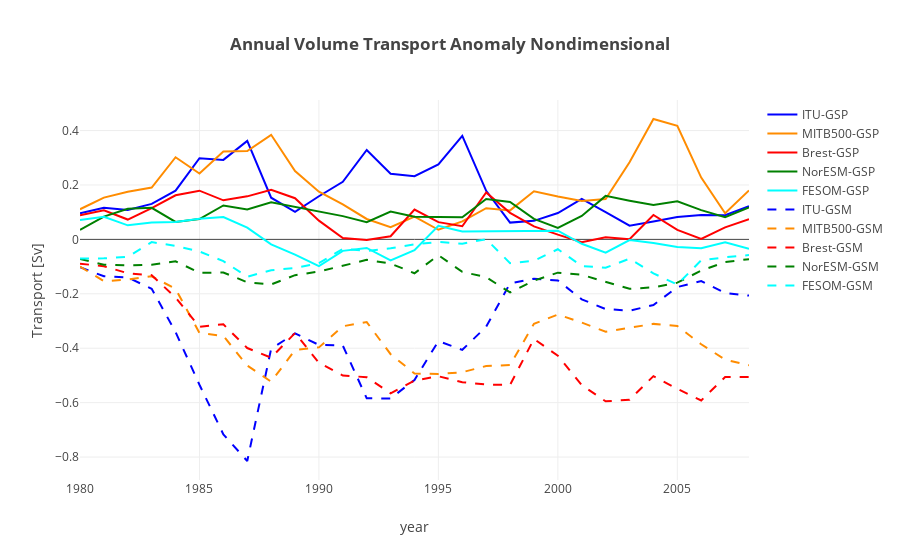

The notebook cell saved with this chart:
### Code cell
""" Plot annual mean of volume fluxes anomaly"""
modelnames = ['ITU' , 'MITB500', 'Brest', 'NorESM', 'FESOM']
colors = ['blue', 'darkorange', 'red', 'green', 'cyan']
# names of the control, gsp and gsn variables [total]
ctln = ['ctlbarents_volumetotal', 'barvt_c[0]', 'BSOrefvolume', 'vt_NorESM_BSO_ctrl', 'ctlvoltransp_BSO']
gspn = ['gspbarents_volumetotal', 'barvt_gsp[0]', 'BSOgspvolume', 'vt_NorESM_BSO_gsp', 'gspvoltransp_BSO']
gsnn = ['gsnbarents_volumetotal', 'barvt_gsm[0]', 'BSOgsnvolume', 'vt_NorESM_BSO_gsn', 'gsnvoltransp_BSO']

coeffs = [1, 1e-6, 1, 1, 1]

layout = go.Layout(
    title='<b>Annual Volume Transport Anomaly Nondimensional</b>',
    yaxis=dict(
        title='Transport [Sv]',
        #range=[-14, 14]
    ),
    xaxis=dict(
        title='year'
    )
)    


def update_plot(models):
    
    datap = []
    datan = []
    for ind,mdl in enumerate(models):
        dnm = 'ds'+np.str(ind)+'.'+ctln[ind]+'.groupby(\'time.year\').mean().year'
        time = np.copy(eval(dnm))
        dnm = 'ds'+np.str(ind)+'.'+ctln[ind]+'.groupby(\'time.year\').mean()'
        dnm2 = 'ds'+np.str(ind)+'.'+gspn[ind]+'.groupby(\'time.year\').mean()'
        dnm3 = 'ds'+np.str(ind)+'.'+gsnn[ind]+'.groupby(\'time.year\').mean()'
        val1 = (np.copy(eval(dnm2)-eval(dnm))*coeffs[ind])/(np.copy(eval(dnm))*coeffs[ind])
        val2 = (np.copy(eval(dnm3)-eval(dnm))*coeffs[ind])/(np.copy(eval(dnm))*coeffs[ind])
        trace1 = go.Scatter(            
            x = time,
            y = val1,
            mode = 'lines',
            name = mdl+'-GSP',
            line = dict(
                width = 2,
                color = colors[ind],
                shape = 'smooth'
            )
        )
        datap.append(trace1)
        trace2 = go.Scatter(            
            x = time,
            y = val2,
            mode = 'lines',
            name = mdl+'-GSM',
            line = dict(
                width = 2,
                color = colors[ind],
                dash = 'dash',
                shape = 'smooth'
            )
        )
        datan.append(trace2)


   
    data = datap + datan
    
    fig = go.Figure(data=data, layout=layout)
    py.offline.iplot(fig)
    
    
update_plot(modelnames)
#models = widgets.SelectMultiple(options=list(modelnames), value=modelnames, description='Models')    
#widgets.interactive(update_plot,models=models)

### Figure 1 — Plotly figure (JSON) as saved in the notebook; plotly's stock layout.template omitted (floating-point values rounded to 4 significant figures)
{"data": [{"line": {"color": "blue", "shape": "smooth", "width": 2}, "mode": "lines", "name": "ITU-GSP", "type": "scatter", "x": [1980, 1981, 1982, 1983, 1984, 1985, 1986, 1987, 1988, 1989, 1990, 1991, 1992, 1993, 1994, 1995, 1996, 1997, 1998, 1999, 2000, 2001, 2002, 2003, 2004, 2005, 2006, 2007, 2008], "y": [0.09577, 0.1164, 0.108, 0.1305, 0.1791, 0.2985, 0.2922, 0.3618, 0.1532, 0.1015, 0.1586, 0.2118, 0.3285, 0.2414, 0.2322, 0.2758, 0.3801, 0.1784, 0.0617, 0.06807, 0.09705, 0.1489, 0.09995, 0.05021, 0.06579, 0.08196, 0.08944, 0.08917, 0.1216]}, {"line": {"color": "darkorange", "shape": "smooth", "width": 2}, "mode": "lines", "name": "MITB500-GSP", "type": "scatter", "x": [1980, 1981, 1982, 1983, 1984, 1985, 1986, 1987, 1988, 1989, 1990, 1991, 1992, 1993, 1994, 1995, 1996, 1997, 1998, 1999, 2000, 2001, 2002, 2003, 2004, 2005, 2006, 2007, 2008], "y": [0.1108, 0.1535, 0.1752, 0.1906, 0.3019, 0.2421, 0.3231, 0.3245, 0.3844, 0.2515, 0.1755, 0.1285, 0.07508, 0.0448, 0.0836, 0.03541, 0.06593, 0.1146, 0.1066, 0.1768, 0.158, 0.1412, 0.1483, 0.2838, 0.4425, 0.4176, 0.2272, 0.09606, 0.1797]}, {"line": {"color": "red", "shape": "smooth", "width": 2}, "mode": "lines", "name": "Brest-GSP", "type": "scatter", "x": [1980, 1981, 1982, 1983, 1984, 1985, 1986, 1987, 1988, 1989, 1990, 1991, 1992, 1993, 1994, 1995, 1996, 1997, 1998, 1999, 2000, 2001, 2002, 2003, 2004, 2005, 2006, 2007, 2008], "y": [0.08846, 0.107, 0.07298, 0.1148, 0.1622, 0.1791, 0.1436, 0.1582, 0.1826, 0.1514, 0.06878, 0.004827, -0.00248, 0.0117, 0.1097, 0.06346, 0.0482, 0.1727, 0.09768, 0.04769, 0.01739, -0.01069, 0.007678, 0.0004426, 0.08974, 0.03468, 0.001474, 0.04439, 0.07378]}, {"line": {"color": "green", "shape": "smooth", "width": 2}, "mode": "lines", "name": "NorESM-GSP", "type": "scatter", "x": [1980, 1981, 1982, 1983, 1984, 1985, 1986, 1987, 1988, 1989, 1990, 1991, 1992, 1993, 1994, 1995, 1996, 1997, 1998, 1999, 2000, 2001, 2002, 2003, 2004, 2005, 2006, 2007, 2008], "y": [0.03485, 0.08381, 0.1125, 0.1161, 0.06407, 0.07453, 0.1246, 0.1098, 0.1361, 0.1185, 0.1029, 0.08548, 0.06333, 0.1024, 0.08317, 0.08248, 0.081, 0.1485, 0.1372, 0.07554, 0.04212, 0.086, 0.16, 0.1424, 0.1264, 0.1403, 0.1076, 0.08186, 0.1177]}, {"line": {"color": "cyan", "shape": "smooth", "width": 2}, "mode": "lines", "name": "FESOM-GSP", "type": "scatter", "x": [1980, 1981, 1982, 1983, 1984, 1985, 1986, 1987, 1988, 1989, 1990, 1991, 1992, 1993, 1994, 1995, 1996, 1997, 1998, 1999, 2000, 2001, 2002, 2003, 2004, 2005, 2006, 2007, 2008], "y": [0.07159, 0.08325, 0.05166, 0.06235, 0.06421, 0.07623, 0.08203, 0.04296, -0.01851, -0.05623, -0.09803, -0.04219, -0.0313, -0.07747, -0.03992, 0.0502, 0.02928, 0.02997, 0.03182, 0.03324, 0.03222, -0.01612, -0.04861, -0.002424, -0.01353, -0.02786, -0.03278, -0.01027, -0.03429]}, {"line": {"color": "blue", "dash": "dash", "shape": "smooth", "width": 2}, "mode": "lines", "name": "ITU-GSM", "type": "scatter", "x": [1980, 1981, 1982, 1983, 1984, 1985, 1986, 1987, 1988, 1989, 1990, 1991, 1992, 1993, 1994, 1995, 1996, 1997, 1998, 1999, 2000, 2001, 2002, 2003, 2004, 2005, 2006, 2007, 2008], "y": [-0.1023, -0.1356, -0.14, -0.1815, -0.3406, -0.5342, -0.7166, -0.8145, -0.4022, -0.3456, -0.3878, -0.3904, -0.5842, -0.5845, -0.5167, -0.374, -0.4059, -0.3208, -0.1613, -0.1448, -0.1509, -0.2202, -0.256, -0.2622, -0.2412, -0.1752, -0.1529, -0.1967, -0.2066]}, {"line": {"color": "darkorange", "dash": "dash", "shape": "smooth", "width": 2}, "mode": "lines", "name": "MITB500-GSM", "type": "scatter", "x": [1980, 1981, 1982, 1983, 1984, 1985, 1986, 1987, 1988, 1989, 1990, 1991, 1992, 1993, 1994, 1995, 1996, 1997, 1998, 1999, 2000, 2001, 2002, 2003, 2004, 2005, 2006, 2007, 2008], "y": [-0.09975, -0.1537, -0.1474, -0.1356, -0.1818, -0.3439, -0.3548, -0.4637, -0.5229, -0.4067, -0.397, -0.3193, -0.3038, -0.422, -0.4928, -0.495, -0.4882, -0.4654, -0.4618, -0.3101, -0.2761, -0.3059, -0.3393, -0.3263, -0.3105, -0.3183, -0.3855, -0.4418, -0.4625]}, {"line": {"color": "red", "dash": "dash", "shape": "smooth", "width": 2}, "mode": "lines", "name": "Brest-GSM", "type": "scatter", "x": [1980, 1981, 1982, 1983, 1984, 1985, 1986, 1987, 1988, 1989, 1990, 1991, 1992, 1993, 1994, 1995, 1996, 1997, 1998, 1999, 2000, 2001, 2002, 2003, 2004, 2005, 2006, 2007, 2008], "y": [-0.08909, -0.09889, -0.1244, -0.1315, -0.2137, -0.3211, -0.3121, -0.3994, -0.4347, -0.3443, -0.4534, -0.5005, -0.5064, -0.5658, -0.5186, -0.5031, -0.5249, -0.5336, -0.5349, -0.3658, -0.4276, -0.5357, -0.5953, -0.5896, -0.5026, -0.5494, -0.5919, -0.5061, -0.5062]}, {"line": {"color": "green", "dash": "dash", "shape": "smooth", "width": 2}, "mode": "lines", "name": "NorESM-GSM", "type": "scatter", "x": [1980, 1981, 1982, 1983, 1984, 1985, 1986, 1987, 1988, 1989, 1990, 1991, 1992, 1993, 1994, 1995, 1996, 1997, 1998, 1999, 2000, 2001, 2002, 2003, 2004, 2005, 2006, 2007, 2008], "y": [-0.07154, -0.09319, -0.09579, -0.09276, -0.08048, -0.1228, -0.1216, -0.1577, -0.1656, -0.1315, -0.1182, -0.09749, -0.07535, -0.08872, -0.1244, -0.05815, -0.1194, -0.1389, -0.1951, -0.1518, -0.1223, -0.1302, -0.1546, -0.1815, -0.1762, -0.1589, -0.1148, -0.08329, -0.0727]}, {"line": {"color": "cyan", "dash": "dash", "shape": "smooth", "width": 2}, "mode": "lines", "name": "FESOM-GSM", "type": "scatter", "x": [1980, 1981, 1982, 1983, 1984, 1985, 1986, 1987, 1988, 1989, 1990, 1991, 1992, 1993, 1994, 1995, 1996, 1997, 1998, 1999, 2000, 2001, 2002, 2003, 2004, 2005, 2006, 2007, 2008], "y": [-0.07042, -0.06963, -0.06374, -0.009944, -0.02365, -0.04458, -0.07976, -0.1373, -0.1132, -0.1052, -0.08701, -0.03508, -0.0423, -0.03246, -0.0184, -0.009524, -0.01576, 0.0006831, -0.08726, -0.07832, -0.03631, -0.09777, -0.1043, -0.07097, -0.1249, -0.1658, -0.07666, -0.06581, -0.0578]}], "layout": {"title": "<b>Annual Volume Transport Anomaly Nondimensional</b>", "xaxis": {"title": "year"}, "yaxis": {"title": "Transport [Sv]"}}}
